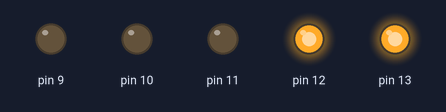
This sketch was run on a simulated Arduino Uno, built with avr-gcc and run on an emulated ATmega328P. Shown: output pins drawn as LEDs (lit = HIGH).

Above: at 0.5 s.
At 1.5 s:
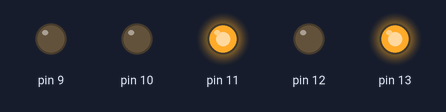
At 2.5 s:
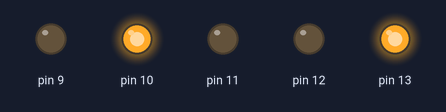
At 3.5 s:
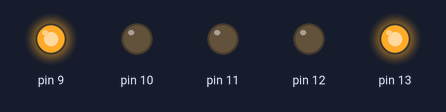
Timing chart, 0 to 4.6 s (numbered marks = the images above):
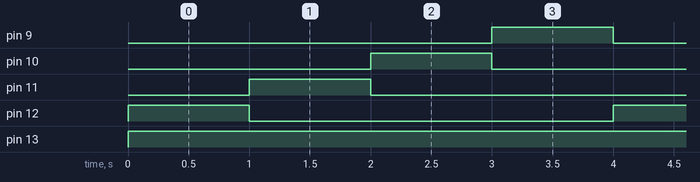

The sketch:

direct_sense_motor_test.ino
```cpp
// the setup function runs once when you press reset or power the board
void setup() {
  // initialize digital pin 13 as an output.
  pinMode(13, OUTPUT);
  pinMode(12, OUTPUT);
  pinMode(11, OUTPUT);
  pinMode(10, OUTPUT);
  pinMode(9, OUTPUT);
}

// the loop function runs over and over again forever
void loop() {
  digitalWrite(13, HIGH);
  digitalWrite(12, HIGH);   // turn the LED on (HIGH is the voltage level)
  delay(1000);              // wait for a second
  digitalWrite(12, LOW);    // turn the LED off by making the voltage LOW
  digitalWrite(11, HIGH);   // turn the LED on (HIGH is the voltage level)
  delay(1000);              // wait for a second
  digitalWrite(11, LOW);    // turn the LED off by making the voltage LOW
  digitalWrite(10, HIGH);   // turn the LED on (HIGH is the voltage level)
  delay(1000);              // wait for a second
  digitalWrite(10, LOW);    // turn the LED off by making the voltage LOW
  digitalWrite(9, HIGH);   // turn the LED on (HIGH is the voltage level)
  delay(1000);              // wait for a second
  digitalWrite(9, LOW);    // turn the LED off by making the voltage LOW
}
```

Measured:
- by itself, pin 9–12: alternates HIGH for 1.0 s and LOW for 3.0 s
- by itself, pin 13: LOW → HIGH at 0.00 s
- by itself, everything shown: repeats every 4.0 s, in 5 steps
